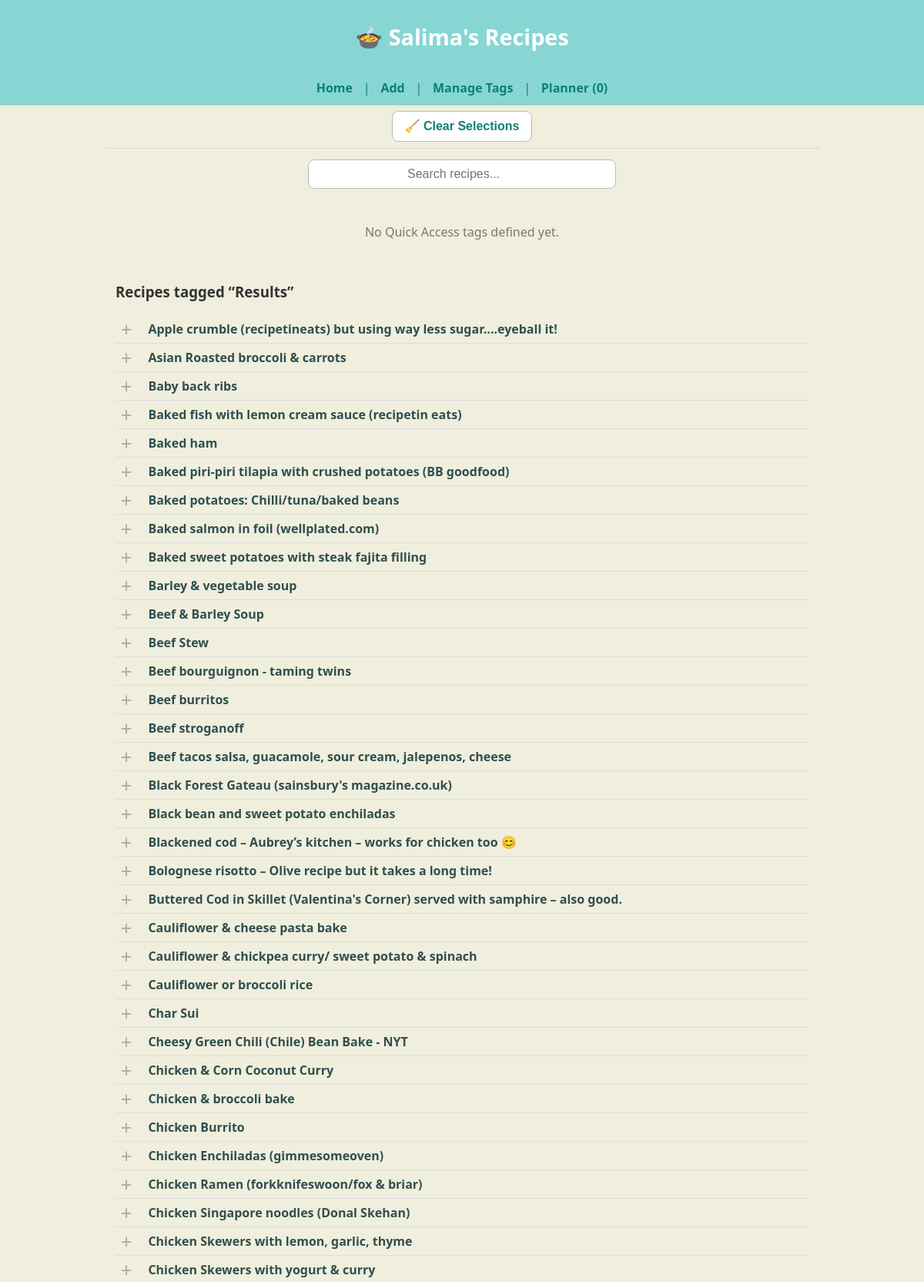
Screenshot of /search (upper part) with the database file from the repository.
### tables this page shows
CREATE TABLE recipes (
    id INTEGER PRIMARY KEY,
    name TEXT,
    ingredients JSON,
    method TEXT,
    tags JSON,
    category TEXT,
    source TEXT,
    linked_recipe TEXT,
    image_url TEXT,
    notes TEXT,
    created_at DATETIME DEFAULT CURRENT_TIMESTAMP,
    updated_at DATETIME DEFAULT CURRENT_TIMESTAMP
);

### app.py (the view, shortened to what this page needs)
@app.route("/search")
def search():
    q = request.args.get("q", "").strip()
    tag = request.args.get("tag", "").strip()
    results = []
    with get_conn() as conn:
        c = conn.cursor()
        if q:
            c.execute("""
                SELECT id, name, ingredients, tags
                FROM recipes
                WHERE name LIKE ? OR ingredients LIKE ? OR tags LIKE ?
                ORDER BY name
            """, (f"%{q}%", f"%{q}%", f"%{q}%"))
        else:
            c.execute("SELECT id, name, ingredients, tags FROM recipes ORDER BY name")
        results = c.fetchall()
        tag_cloud = get_tag_cloud()
    return render_template(
        "index.html",
        recipes=results,
        tag_cloud=tag_cloud,
        default_tag=tag or q or "Results"
    )

### app.py (called while the page is built)
@app.teardown_appcontext
def close_connection(exception):
    db = getattr(g, "_database", None)
    if db is not None:
        db.close()

def get_conn():
    return sqlite3.connect(DB_PATH)

### templates/index.html (shortened to what this page needs)
{% extends "base.html" %}
{% block content %}
<main class="homepage">
<section class="search-section">
  <form action="{{ url_for('search') }}" method="get" class="search-form">
    <input type="text" name="q" placeholder="Search recipes..." class="search-input">
  </form>
</section>
<section class="quick-tags">
  {% if quick_access %}
    {% for tag in quick_access %}
      <form action="{{ url_for('search') }}" method="get" class="tag-form">
        <input type="hidden" name="tag" value="{{ tag }}">
        <button type="submit" class="tag-btn">{{ tag }}</button>
      </form>
    {% endfor %}
  {% else %}
    <p style="text-align:center; color:#777;">No Quick Access tags defined yet.</p>
  {% endif %}
</section>
  <section class="recipe-listing">
    <h3>Recipes tagged “{{ default_tag }}”</h3>
    {% for r in recipes %}
      <div class="recipe-row">
        <button class="select-dish-btn"
                data-id="{{ r[0] }}"
                data-name="{{ r[1] }}"></button>
        <a href="{{ url_for('recipe_detail', recipe_id=r[0]) }}">
          <strong>{{ r[1] }}</strong>
        </a>
      </div>
    {% endfor %}
  </section>
</main>
{% endblock %}

### static/style.css (style rules this page uses)
:root { --brand: #87d6d4; --brand-dark: #0a8274; --background: #f0eedd; }
body { font-family: "Segoe UI", Helvetica, Arial, sans-serif; background: var(--background); color: #333; margin: 0; padding: 0; }
main { background: var(--background); max-width: 100%; margin: 0; padding: 0; box-shadow: none; border: none; }
a { color: var(--brand-dark); text-decoration: none; transition: color 0.2s ease; }
form input, form textarea { width: 100%; padding: 0.5rem; margin: 0.5rem 0 1rem 0; border: 1px solid #ccc; border-radius: 4px; font-size: 1rem; }
button { background: var(--brand); color: white; border: none; padding: 0.6rem 1.2rem; font-size: 1rem; border-radius: 4px; cursor: pointer; transition: background 0.2s ease; }
.recipe-row { display: flex; align-items: center; gap: 0.5rem; padding: 0.25rem 0; border-bottom: 1px solid #ddd; }
.recipe-row a { flex: 1; color: #2f4f4f; text-decoration: none; }
.select-dish-btn { background: transparent; border: none; outline: none; cursor: pointer; width: 1.6rem; height: 1.6rem; display: flex; align-items: center; justify-content: center; }
.select-dish-btn::before { content: "+"; color: #aaa; font-size: 1.6rem; transition: color 0.25s ease, transform 0.2s ease, opacity 0.2s ease; }
.search-section { text-align: center; margin: 0.4rem 0 0.6rem; }
.search-input { width: 100%; max-width: 720px; padding: 0.55rem 1rem; font-size: 1rem; border-radius: 8px; border: 1px solid #bbb; background: #fff; box-sizing: border-box; }
main.homepage { max-width: 900px; margin: 0 auto; padding: 0 1rem 1rem; background: var(--background); border: none; box-shadow: none; }
.search-section { margin: 0.2rem 0 0.4rem; padding: 0; text-align: center; }
.search-input { width: 100%; max-width: 400px; padding: 0.55rem 8rem; font-size: 1rem; border-radius: 8px; border: 1px solid #bbb; background: #fff; }
.quick-tags { display: flex; justify-content: center; flex-wrap: wrap; gap: 0.5rem; margin: 0.4rem 0 0.8rem; }
.homepage .quick-tags { position: sticky; top: 5.4rem; z-index: 80; background: var(--background); padding: 0.4rem 0.5rem; border-radius: 6px; }
.select-dish-btn { all: unset; display: inline-flex; align-items: center; justify-content: center; width: 28px; height: 28px; cursor: pointer; vertical-align: middle; margin-right: 0.4rem; background: none !important; border: none !important; box-shadow: none !important; }

### rows the page displays
recipes: name "Apple crumble (recipetineats) but using way less sugar....eyeball it!"
recipes: name "Asian Roasted broccoli & carrots"
recipes: name "Baby back ribs"
recipes: name "Baked fish with lemon cream sauce (recipetin eats)"
recipes: name "Baked ham"
recipes: name "Baked piri-piri tilapia with crushed potatoes (BB goodfood)"
recipes: name "Baked potatoes: Chilli/tuna/baked beans"
recipes: name "Baked salmon in foil (wellplated.com)"
recipes: name "Baked sweet potatoes with steak fajita filling"
recipes: name "Barley & vegetable soup"
recipes: name "Beef & Barley Soup"
recipes: name "Beef Stew"
recipes: name "Beef bourguignon - taming twins"
recipes: name "Beef burritos"
recipes: name "Beef stroganoff"
recipes: name "Beef tacos salsa, guacamole, sour cream, jalepenos, cheese"
recipes: name "Black Forest Gateau (sainsbury's magazine.co.uk)"
recipes: name "Black bean and sweet potato enchiladas"
recipes: name "Blackened cod – Aubrey’s kitchen – works for chicken too 😊"
recipes: name "Bolognese risotto – Olive recipe but it takes a long time!"
recipes: name "Buttered Cod in Skillet (Valentina's Corner) served with samphire – also good."
recipes: name "Cauliflower & cheese pasta bake"
recipes: name "Cauliflower & chickpea curry/ sweet potato & spinach"
recipes: name "Cauliflower or broccoli rice"
recipes: name "Char Sui"
recipes: name "Cheesy Green Chili (Chile) Bean Bake - NYT"
recipes: name "Chicken & Corn Coconut Curry"
recipes: name "Chicken & broccoli bake"
recipes: name "Chicken Burrito"
recipes: name "Chicken Enchiladas (gimmesomeoven)"
recipes: name "Chicken Ramen (forkknifeswoon/fox & briar)"
recipes: name "Chicken Singapore noodles (Donal Skehan)"
recipes: name "Chicken Skewers with lemon, garlic, thyme"
recipes: name "Chicken Skewers with yogurt & curry"

### other values shown
{{ default_tag }} "Results"
